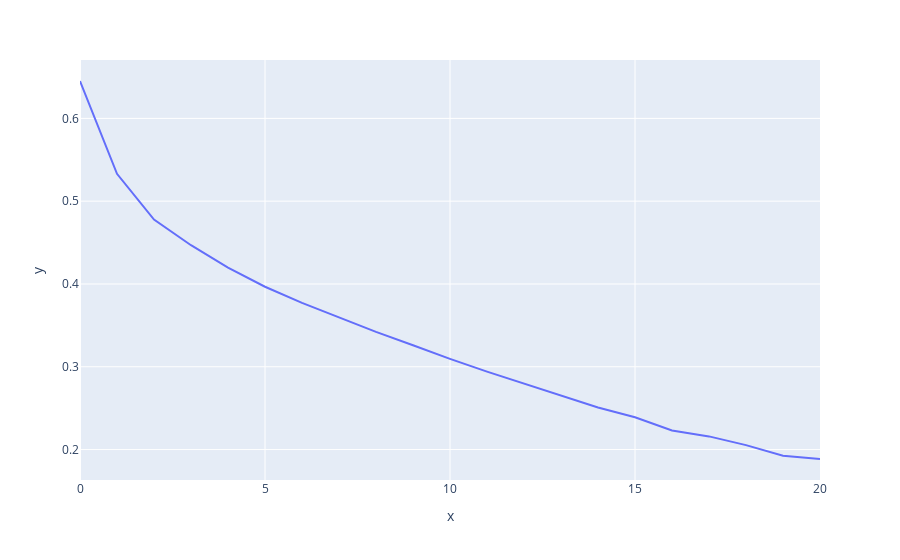

Notebook source saved alongside this figure:
### Code cell
device = (torch.device('cuda') if torch.cuda.is_available()
          else torch.device('cpu'))
print(f"Training on device {device}.")

# The DataLoader batches up the examples of our cifar dataset
train_loader = torch.utils.data.DataLoader(cifar2_train, batch_size=64, shuffle=False) 

# Instantiate the optimizer, here:
# 1. Stochastic Gradient Descent optimizer, 
# 2. that has to be applied to our parameters (model.parameters())
# 3. With a learning rate of 1e-2
optimizer = optim.SGD(model_seq.parameters(), lr=1e-2)

# Instantiate the loss function (here we use cross entropy)
loss_fn = nn.CrossEntropyLoss()

# Now all we have to do is calling the training loop
train(
    n_epochs = 21,
    optimizer = optimizer,
    model = model_seq,
    loss_fn = loss_fn,
    train_loader = train_loader,
)
print('')

### Figure 1 — Plotly figure (JSON) as saved in the notebook; plotly's stock layout.template omitted (floating-point values rounded to 4 significant figures)
{"data": [{"hovertemplate": "x=%{x}<br>y=%{y}<extra></extra>", "legendgroup": "", "line": {"color": "#636efa", "dash": "solid"}, "marker": {"symbol": "circle"}, "mode": "lines", "name": "", "orientation": "v", "showlegend": false, "type": "scatter", "x": [0, 1, 2, 3, 4, 5, 6, 7, 8, 9, 10, 11, 12, 13, 14, 15, 16, 17, 18, 19, 20], "xaxis": "x", "y": [0.6451, 0.533, 0.4778, 0.4468, 0.4198, 0.3967, 0.3772, 0.3595, 0.3422, 0.3259, 0.3095, 0.2942, 0.2795, 0.2647, 0.2508, 0.239, 0.2231, 0.2159, 0.2054, 0.1927, 0.1886], "yaxis": "y"}], "layout": {"legend": {"tracegroupgap": 0}, "margin": {"t": 60}, "xaxis": {"anchor": "y", "domain": [0, 1], "title": {"text": "x"}}, "yaxis": {"anchor": "x", "domain": [0, 1], "title": {"text": "y"}}}}
